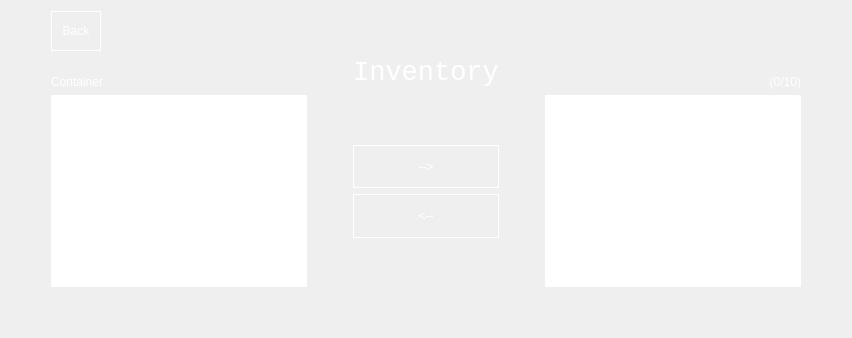
      <widget class="QWidget" name="inventory_swap">
       <layout class="QGridLayout" name="gridLayout_9">
        <item row="4" column="3">
         <spacer name="horizontalSpacer_17">
          <property name="orientation">
           <enum>Qt::Horizontal</enum>
          </property>
          <property name="sizeType">
           <enum>QSizePolicy::Minimum</enum>
          </property>
          <property name="sizeHint" stdset="0">
           <size>
            <width>40</width>
            <height>20</height>
           </size>
          </property>
         </spacer>
        </item>
        <item row="4" column="4">
         <widget class="QPushButton" name="add_to_inventory_button">
          <property name="sizePolicy">
           <sizepolicy hsizetype="Preferred" vsizetype="Preferred">
            <horstretch>0</horstretch>
            <verstretch>0</verstretch>
           </sizepolicy>
          </property>
          <property name="maximumSize">
           <size>
            <width>150</width>
            <height>50</height>
           </size>
          </property>
          <property name="styleSheet">
           <string notr="true">color:white;
border-style: outset;
border-width: 1px;
border-color:white;</string>
          </property>
          <property name="text">
           <string>--&gt;</string>
          </property>
         </widget>
        </item>
        <item row="3" column="1" rowspan="4" colspan="2">
         <widget class="QListWidget" name="external_inventory">
          <property name="sizePolicy">
           <sizepolicy hsizetype="Preferred" vsizetype="Preferred">
            <horstretch>0</horstretch>
            <verstretch>0</verstretch>
           </sizepolicy>
          </property>
          <property name="maximumSize">
           <size>
            <width>500</width>
            <height>900</height>
           </size>
          </property>
          <property name="styleSheet">
           <string notr="true">border-style: outset;
border-width: 2px;
border-color:white;
color:white;</string>
          </property>
         </widget>
        </item>
        <item row="5" column="4">
         <widget class="QPushButton" name="remove_from_inventory_button">
          <property name="sizePolicy">
           <sizepolicy hsizetype="Preferred" vsizetype="Maximum">
            <horstretch>0</horstretch>
            <verstretch>0</verstretch>
           </sizepolicy>
          </property>
          <property name="maximumSize">
           <size>
            <width>150</width>
            <height>50</height>
           </size>
          </property>
          <property name="styleSheet">
           <string notr="true">color:white;
border-style: outset;
border-width: 1px;
border-color:white;</string>
          </property>
          <property name="text">
           <string>&lt;--</string>
          </property>
         </widget>
        </item>
        <item row="3" column="6" rowspan="4">
         <widget class="QListWidget" name="player_inventory">
          <property name="sizePolicy">
           <sizepolicy hsizetype="Preferred" vsizetype="Preferred">
            <horstretch>0</horstretch>
            <verstretch>0</verstretch>
           </sizepolicy>
          </property>
          <property name="maximumSize">
           <size>
            <width>500</width>
            <height>900</height>
           </size>
          </property>
          <property name="styleSheet">
           <string notr="true">border-style: outset;
border-width: 2px;
border-color:white;
color:white;</string>
          </property>
         </widget>
        </item>
        <item row="4" column="5">
         <spacer name="horizontalSpacer_19">
          <property name="orientation">
           <enum>Qt::Horizontal</enum>
          </property>
          <property name="sizeType">
           <enum>QSizePolicy::Minimum</enum>
          </property>
          <property name="sizeHint" stdset="0">
           <size>
            <width>40</width>
            <height>20</height>
           </size>
          </property>
         </spacer>
        </item>
        <item row="7" column="6">
         <spacer name="verticalSpacer_17">
          <property name="orientation">
           <enum>Qt::Vertical</enum>
          </property>
          <property name="sizeType">
           <enum>QSizePolicy::Minimum</enum>
          </property>
          <property name="sizeHint" stdset="0">
           <size>
            <width>20</width>
            <height>40</height>
           </size>
          </property>
         </spacer>
        </item>
        <item row="4" column="7">
         <spacer name="horizontalSpacer_21">
          <property name="orientation">
           <enum>Qt::Horizontal</enum>
          </property>
          <property name="sizeType">
           <enum>QSizePolicy::Expanding</enum>
          </property>
          <property name="sizeHint" stdset="0">
           <size>
            <width>40</width>
            <height>20</height>
           </size>
          </property>
         </spacer>
        </item>
        <item row="7" column="1">
         <spacer name="verticalSpacer_16">
          <property name="orientation">
           <enum>Qt::Vertical</enum>
          </property>
          <property name="sizeType">
           <enum>QSizePolicy::Minimum</enum>
          </property>
          <property name="sizeHint" stdset="0">
           <size>
            <width>20</width>
            <height>40</height>
           </size>
          </property>
         </spacer>
        </item>
        <item row="3" column="0">
         <spacer name="horizontalSpacer_20">
          <property name="orientation">
           <enum>Qt::Horizontal</enum>
          </property>
          <property name="sizeType">
           <enum>QSizePolicy::Expanding</enum>
          </property>
          <property name="sizeHint" stdset="0">
           <size>
            <width>40</width>
            <height>20</height>
           </size>
          </property>
         </spacer>
        </item>
        <item row="0" column="4">
         <spacer name="verticalSpacer_13">
          <property name="orientation">
           <enum>Qt::Vertical</enum>
          </property>
          <property name="sizeType">
           <enum>QSizePolicy::Fixed</enum>
          </property>
          <property name="sizeHint" stdset="0">
           <size>
            <width>20</width>
            <height>40</height>
           </size>
          </property>
         </spacer>
        </item>
        <item row="1" column="4">
         <widget class="QLabel" name="label_7">
          <property name="font">
           <font>
            <family>Liberation Mono</family>
            <pointsize>20</pointsize>
           </font>
          </property>
          <property name="styleSheet">
           <string notr="true">color:white;</string>
          </property>
          <property name="text">
           <string>Inventory</string>
          </property>
          <property name="alignment">
           <set>Qt::AlignCenter</set>
          </property>
         </widget>
        </item>
        <item row="1" column="6">
         <widget class="QLabel" name="inventory_status_label">
          <property name="styleSheet">
           <string notr="true">color:white;</string>
          </property>
          <property name="text">
           <string>(0/10)</string>
          </property>
          <property name="alignment">
           <set>Qt::AlignBottom|Qt::AlignRight|Qt::AlignTrailing</set>
          </property>
         </widget>
        </item>
        <item row="1" column="1" colspan="2">
         <widget class="QLabel" name="label_5">
          <property name="styleSheet">
           <string notr="true">color:white;</string>
          </property>
          <property name="text">
           <string>Container</string>
          </property>
          <property name="alignment">
           <set>Qt::AlignBottom|Qt::AlignLeading|Qt::AlignLeft</set>
          </property>
         </widget>
        </item>
        <item row="0" column="1">
         <widget class="QPushButton" name="inventory_back_button">
          <property name="sizePolicy">
           <sizepolicy hsizetype="Expanding" vsizetype="Expanding">
            <horstretch>0</horstretch>
            <verstretch>0</verstretch>
           </sizepolicy>
          </property>
          <property name="maximumSize">
           <size>
            <width>50</width>
            <height>40</height>
           </size>
          </property>
          <property name="styleSheet">
           <string notr="true">color:white;
border-style: outset;
border-width: 1px;
border-color:white;</string>
          </property>
          <property name="text">
           <string>Back</string>
          </property>
         </widget>
        </item>
       </layout>
      </widget>
